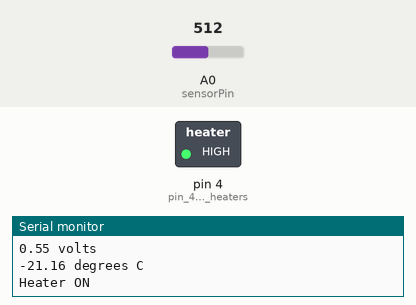
This sketch was run on a simulated Arduino Uno, built with avr-gcc and run on an emulated ATmega328P. On the bench: switched loads named in the sketch (green lamp = pin HIGH), the last lines printed to the serial monitor. Inputs (shaded band) come from the test bench; at power-on: A0 (sensorPin) = 512.

Above: at 1.8 s.
1.9 s: A0 (sensorPin) set to 616
3.4 s: A0 (sensorPin) set to 642
At 4.9 s:
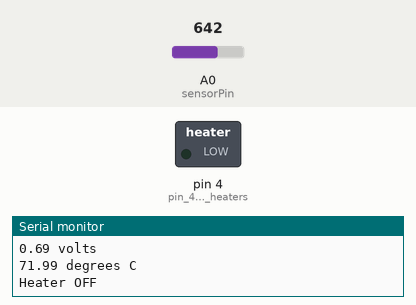
5.5 s: A0 (sensorPin) set to 511
At 6.5 s:
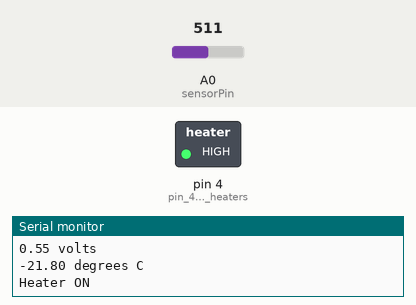
7.5 s: A0 (sensorPin) set to 716
At 9.4 s:
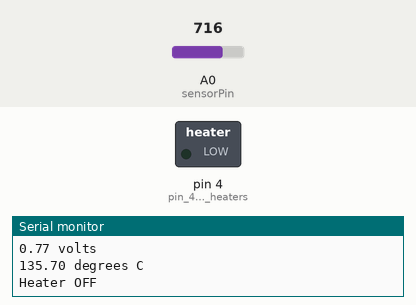
Timing chart, 0 to 10.5 s (numbered marks = the images above; inputs shaded):
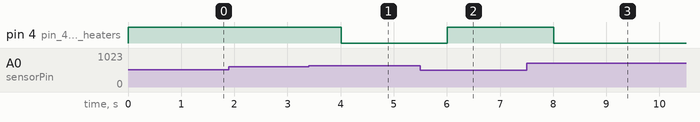

The sketch:

tempcontrol.ino
```cpp
int sensorPin = A0;                                               //take analog readings from pin A0
int Rsense = 2500;                                                //Sense resistor value!!!
float R0 = 1000;                                                  //Reistance (ohms) at 0* C
float A = 0.00381;                                                //Constants for converting resistance to temperature
float B = -0.000000602;
float voltage;
float current;
float rtd;
float temperature;
int goalbit = 628;                                                //Goalbit is at hi temp generated from heat shrink heater.


void setup()
{
  Serial.begin(9600);                                                             //Start the serial connection with the computer -- baud rate 9600
  pinMode(4, OUTPUT);                                                             //pin 4 for turning heaters on/off (ACTUALLY CONTROLS THE RELAY)
  analogReference(INTERNAL);                                                      //Voltage reference 1.1V from inside the arduino
}

void loop()                                                                       // run over and over again
{
                                                                                  //getting the voltage reading from the temperature sensor
 int reading = analogRead(sensorPin);
 Serial.println(reading);                                                         //display integer val (0-1023) representing analog voltage


 float voltage = (reading/930.0);                                                  //Divide analog read by 930 to generate a voltage between 0 and 5V
 Serial.print(voltage); Serial.println(" volts");                                  //Print out the voltage

 float current = ((2.048-voltage)/(Rsense));                                      //Calculate current by taking voltage drop across Rsense and dividing by Rsense
 float rtd = voltage/current;                                                     //Calculate rtd resistance by dividing voltage by current

 float temperature = (-R0*A+sqrt(sq(R0)*sq(A)-4*R0*B*(R0-rtd)))/(2*R0*B);         //Calculate temp from Callendar-Van Dusen Equation
 Serial.print(temperature); Serial.println(" degrees C");                         //Print deg. C
 Serial.println();


 if(reading < goalbit){                                                           //refine precision for temperatures and figure out at what temp you want heaters to turn on
    digitalWrite(4, HIGH);
    Serial.println("Heater ON");
  }
  else{
    Serial.println("Heater OFF");
    digitalWrite(4, LOW);
  }


 delay(1000);


}
```

Measured:
- the behaviour switches between 627 and 628 on A0 (sensorPin) (found by bisection; images 0 and 1)
- after the input at 3.4 s, pin 4 (pin_4_for_turning_heaters): HIGH → LOW after 0.61 s
- after the input at 5.5 s, pin 4 (pin_4_for_turning_heaters): LOW → HIGH after 0.51 s
- after the input at 7.5 s, pin 4 (pin_4_for_turning_heaters): HIGH → LOW after 0.51 s
